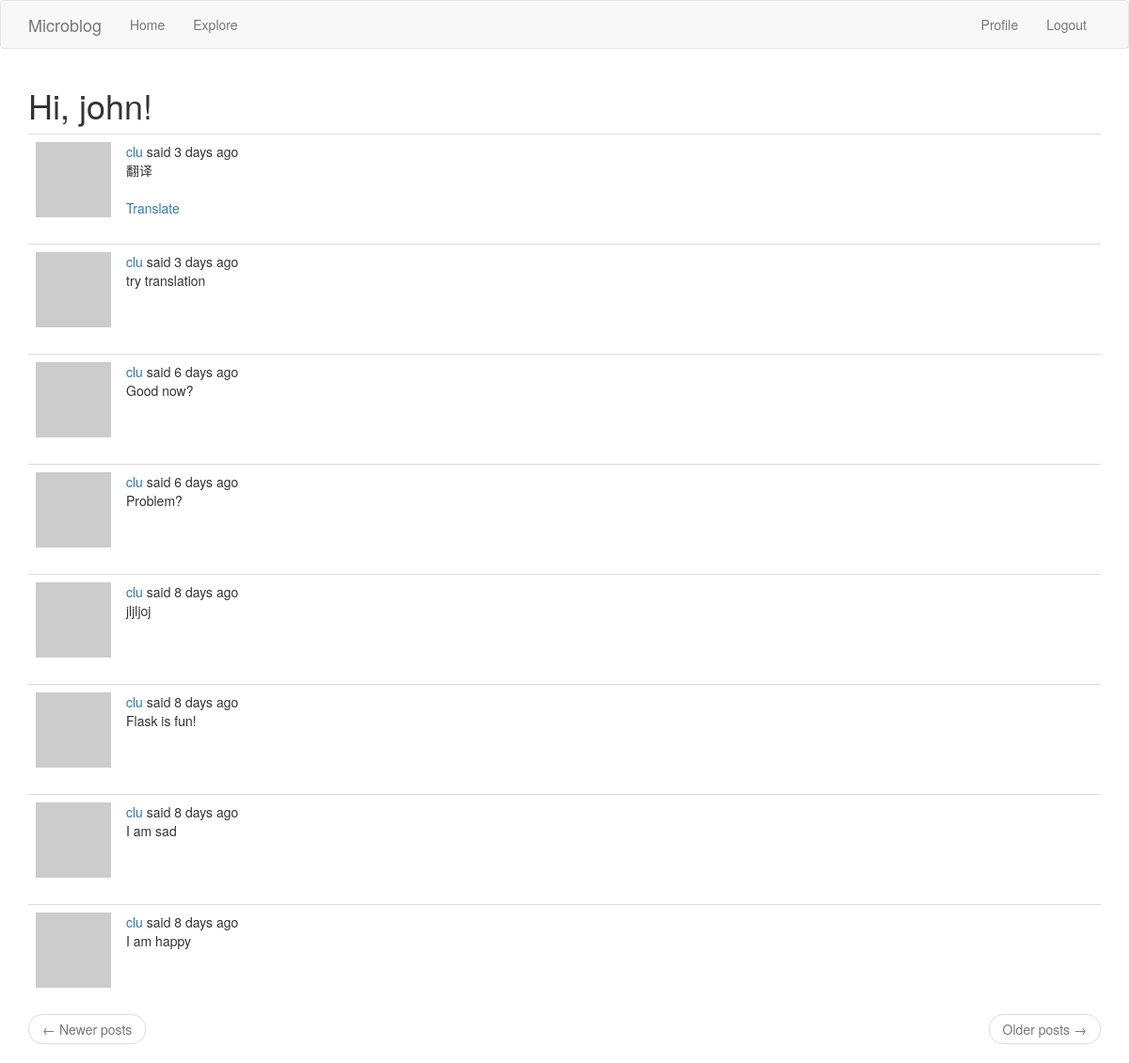
Page /explore (signed in) on the committed database.
### blogApp/models.py (models this page shows, shortened)
class User(UserMixin, db.Model):
  id = db.Column(db.Integer, primary_key = True)
  username = db.Column(db.String(64), index = True, unique = True)
  email = db.Column(db.String(120), index = True, unique = True)
  password_hash = db.Column(db.String(128))
  about_me = db.Column(db.String(140))
  last_seen = db.Column(db.DateTime, default=datetime.utcnow)
  '''
  For a one-to-many relationship, a db.relationship field is normally defined on the "one" side, and is used as a convenient way to get access to the "many".
  The backref argument defines the name of a field that will be added to the objects of the "many" class that points back at the "one" object.
  '''
  posts = db.relationship('Post', backref='author', lazy='dynamic')
  '''
  The __repr__ method tells Python how to print objects of this class, which is going to be useful for debugging.
  '''
  def __repr__(self):
    return '<User {}>'.format(self.username)
  def avatar(self, size):
    digest = md5(self.email.lower().encode('utf-8')).hexdigest()
    return 'https://www.gravatar.com/avatar/{}?d=identicon&s={}'.format(digest, size)
  '''
  many to many relationship
  '''
  followed = db.relationship(
    'User', secondary=followers,
    primaryjoin=(followers.c.follower_id == id),
    secondaryjoin=(followers.c.followed_id == id),
    backref=db.backref('followers', lazy='dynamic'), lazy='dynamic')

class Post(db.Model):
    id = db.Column(db.Integer, primary_key=True)
    body = db.Column(db.String(140))
    timestamp = db.Column(db.DateTime, index=True, default=datetime.utcnow) # timestamp index post so can retrieve them in  chronological order.
    user_id = db.Column(db.Integer, db.ForeignKey('user.id'))
    language = db.Column(db.String(5))

### blogApp/routes.py (the view)
@app.route('/explore')
@login_required
def explore():
    page = request.args.get('page', 1, type=int)
    posts = Post.query.order_by(Post.timestamp.desc()).paginate(page, app.config['POSTS_PER_PAGE'], False)
    next_url = url_for('explore', page=posts.next_num) if posts.has_next else None
    prev_url = url_for('explore', page=posts.prev_num) if posts.has_prev else None
    return render_template("index.html", title='Explore', posts=posts.items,
                          next_url=next_url, prev_url=prev_url)

### blogApp/models.py (called while the page is built)
@login.user_loader
def load_user(id):
    return User.query.get(int(id))

### blogApp/routes.py (called while the page is built)
@app.before_request
def before_request():
  if current_user.is_authenticated:
    current_user.last_seen = datetime.utcnow()
    db.session.commit()
    g.locale = str(get_locale())

### blogApp/templates/index.html (shortened to what this page needs)
{% extends "base.html" %}
{% import 'bootstrap/wtf.html' as wtf %}
{% block app_content %}
    <h1>{{ _('Hi, %(username)s!', username=current_user.username) }}</h1>
    {% for post in posts %}
        {% include '_post.html' %}
    {% endfor %}
     <nav aria-label="...">
        <ul class="pager">
            <li class="previous{% if not prev_url %} disabled{% endif %}">
                <a href="{{ prev_url or '#' }}">
                    <span aria-hidden="true">&larr;</span> {{ _('Newer posts')}}
                </a>
            </li>
            <li class="next{% if not next_url %} disabled{% endif %}">
                <a href="{{ next_url or '#' }}">
                    {{ _('Older posts')}} <span aria-hidden="true">&rarr;</span>
                </a>
            </li>
        </ul>
    </nav>
{% endblock %}

### blogApp/templates/_post.html (shortened to what this page needs)
    <table class="table table-hover">
        <tr>
            <td width="70px">
                <a href="{{ url_for('user', username=post.author.username) }}">
                    <img src="{{ post.author.avatar(70) }}" />
                </a>
            </td>
            <td>
                {{ _('%(username)s said %(when)s',
                    username=user_link, when=moment(post.timestamp).fromNow()) }}
                <br>
                <span id="post{{ post.id }}">{{ post.body }}</span>
                {% if post.language and post.language != g.locale %}
                <br><br>
                <span id="translation{{ post.id }}">
                    <a href="javascript:translate(
                                '#post{{ post.id }}',
                                '#translation{{ post.id }}',
                                '{{ post.language }}',
                                '{{ g.locale }}');">{{ _('Translate') }}</a>
                </span>
                {% endif %}
            </td>
        </tr>
    </table>

### rows in the picture
Post: body "翻译"
Post: body "try translation"
Post: body "Good now?"
Post: body "Problem?"
Post: body "jljljoj"
Post: body "Flask is fun!"
Post: body "I am sad"
Post: body "I am happy"
